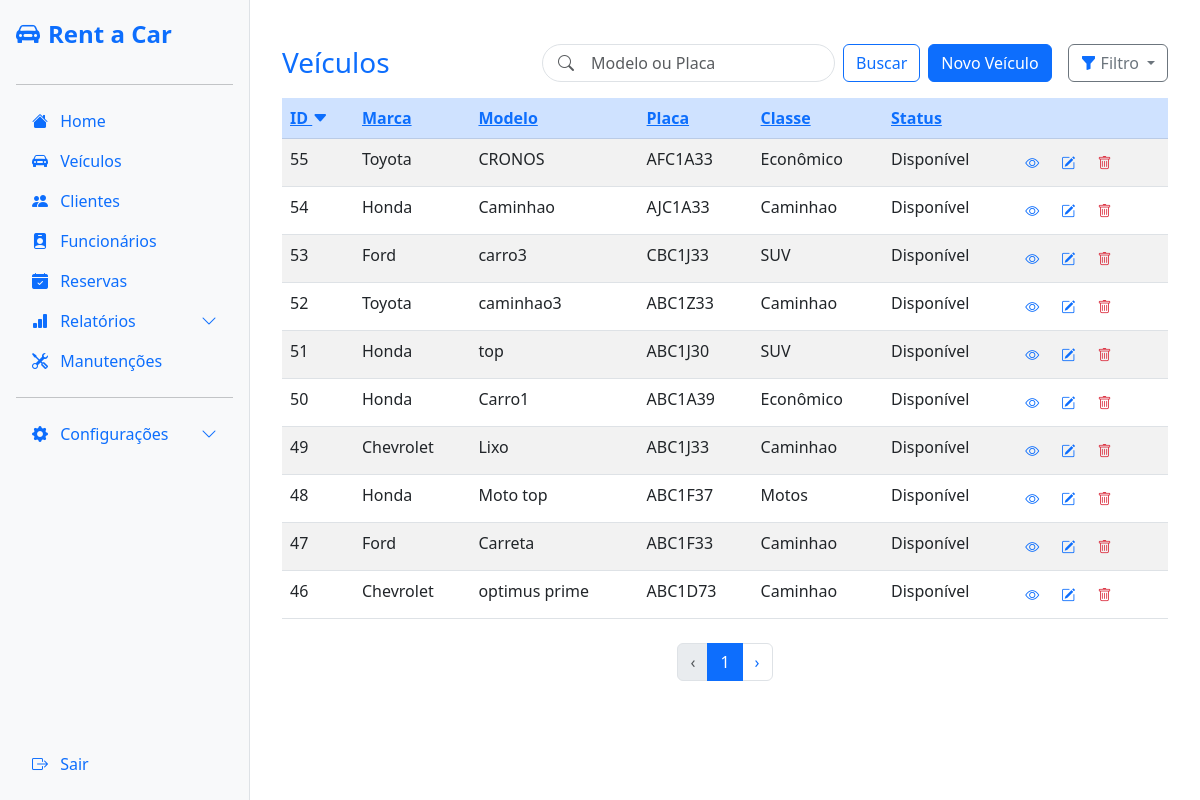
Screenshot of /veiculos/?sort=id&order=desc&search= (signed in) with the database file from the repository.
### vehicles/models.py (models this page shows, shortened)
class Vehicle(models.Model):
    vehicle_type = models.CharField(max_length=10, choices=VEHICLE_TYPE_CHOICES)
    brand = models.CharField(max_length=20, choices=VEHICLE_BRAND_CHOICES)
    model = models.CharField(max_length=50)
    year = models.IntegerField()
    color = models.CharField(max_length=20)
    km = models.IntegerField()
    status = models.CharField(max_length=20, choices=STATUS_CHOICES, default='available')
    description = models.TextField(blank=True, null=True)
    created_at = models.DateTimeField(auto_now_add=True)
    plate = models.CharField(max_length=7, unique=True, default='')
    vehicle_class = models.ForeignKey(VehicleClass, on_delete=models.PROTECT)
    image = models.ImageField(upload_to='vehicles/images/', blank=True, null=True)

class VehicleClass(models.Model):
    name = models.CharField(max_length=50)
    description = models.TextField(blank=True, null=True)
    daily_price = models.DecimalField(max_digits=10, decimal_places=2)

### vehicles/views.py (the view)
# urls.py: path('veiculos/', views.list_vehicles, name='list_vehicles'),
@login_required
def list_vehicles(request):
    query = request.GET.get('search', '')
    sort = request.GET.get('sort', 'id')
    order = request.GET.get('order', 'asc')
    status = request.GET.get('status', '')
    vehicle_class = request.GET.get('vehicle_class', '')
    sort_field = sort if order == 'asc' else f'-{sort}'
    if query:
        vehicles = Vehicle.objects.filter(plate__icontains=query) | Vehicle.objects.filter(model__icontains=query)
    else:
        vehicles = Vehicle.objects.all()
    if status:
        vehicles = vehicles.filter(status=status)
    if vehicle_class:
        vehicles = vehicles.filter(vehicle_class_id=vehicle_class)
    vehicles = vehicles.order_by(sort_field)
    paginator = Paginator(vehicles, 10)
    page_number = request.GET.get('page')
    page_obj = paginator.get_page(page_number)
    count = Vehicle.objects.count()
    dados = {
        'total': count,
        'vehicles': page_obj,
        'query': query,
        'sort': sort,
        'order': order,
        'page_obj': page_obj,
        'vehicle_classes': VehicleClass.objects.all(),
        'status': status,
        'selected_class': vehicle_class,
    }
    return render(request, 'vehicles/list_vehicles.html', dados)

### vehicles/templates/vehicles/list_vehicles.html (shortened to what this page needs)
{% extends "base/base.html" %}
{% block content %}
<div class="container mt-4">
  <div class="d-flex align-items-center justify-content-between mb-3 flex-wrap">
    <h3 class="mb-0 me-3 text-primary">Veículos</h3>
    <div class="d-flex ms-auto">
     <form class="form-inline d-flex" method="get" style="min-width: 320px; max-width: 500px">
  <div class="position-relative w-100 me-2">
    <input
      class="form-control ps-5 rounded-pill"
      type="search"
      placeholder="Modelo ou Placa"
      aria-label="Buscar"
      name="search"
      value="{{ query|default:'' }}"
    />
    <span class="position-absolute top-50 start-0 translate-middle-y ps-3">
      <i class="bi bi-search text-muted"></i>
    </span>
  </div>
  <button class="btn btn-outline-primary me-2" type="submit">Buscar</button>
  </form>
      <a href="{% url 'create_vehicle' %}" class="btn btn-primary me-2">Novo Veículo</a>
    </div>
    <div class="dropdown ms-2">
      <button class="btn btn-outline-secondary dropdown-toggle d-flex align-items-center gap-1" type="button" data-bs-toggle="dropdown" aria-expanded="false">
        <i class="bi bi-funnel-fill text-primary"></i>
        <span>Filtro</span>
      </button>
    </div>
  </div>
  <table class="table table-striped">
<thead class="table-primary">
  <tr>
    <th>
      <a href="?sort=id&order={% if sort == 'id' and order == 'asc' %}desc{% else %}asc{% endif %}&search={{ query|urlencode }}">
        ID {% if sort == 'id' %}<i class="bi bi-caret-{% if order == 'asc' %}up{% else %}down{% endif %}-fill"></i>{% endif %}
      </a>
    </th>
    <th>
      <a href="?sort=brand&order={% if sort == 'brand' and order == 'asc' %}desc{% else %}asc{% endif %}&search={{ query|urlencode }}">
        Marca {% if sort == 'brand' %}<i class="bi bi-caret-{% if order == 'asc' %}up{% else %}down{% endif %}-fill"></i>{% endif %}
      </a>
    </th>
    <th>
      <a href="?sort=model&order={% if sort == 'model' and order == 'asc' %}desc{% else %}asc{% endif %}&search={{ query|urlencode }}">
        Modelo {% if sort == 'model' %}<i class="bi bi-caret-{% if order == 'asc' %}up{% else %}down{% endif %}-fill"></i>{% endif %}
      </a>
    </th>
    <th>
      <a href="?sort=plate&order={% if sort == 'plate' and order == 'asc' %}desc{% else %}asc{% endif %}&search={{ query|urlencode }}">
        Placa {% if sort == 'plate' %}<i class="bi bi-caret-{% if order == 'asc' %}up{% else %}down{% endif %}-fill"></i>{% endif %}
      </a>
    </th>
    <th>
      <a href="?sort=vehicle_class__name&order={% if sort == 'vehicle_class__name' and order == 'asc' %}desc{% else %}asc{% endif %}&search={{ query|urlencode }}">
        Classe {% if sort == 'vehicle_class__name' %}<i class="bi bi-caret-{% if order == 'asc' %}up{% else %}down{% endif %}-fill"></i>{% endif %}
      </a>
    </th>
    <th>
      <a href="?sort=status&order={% if sort == 'status' and order == 'asc' %}desc{% else %}asc{% endif %}&search={{ query|urlencode }}">
        Status {% if sort == 'status' %}<i class="bi bi-caret-{% if order == 'asc' %}up{% else %}down{% endif %}-fill"></i>{% endif %}
      </a>
    </th>
    <th></th>
  </tr>
</thead>
    <tbody>
      {% for vehicle in vehicles %}
      <tr>
        <td>{{ vehicle.id }}</td>
        <td>{{ vehicle.brand|title }}</td>
        <td>{{ vehicle.model }}</td>
        <td>{{ vehicle.plate }}</td>
        <td>{{ vehicle.vehicle_class.name }}</td>
        <td>{{ vehicle.get_status_display|title }}</td>
        <td>
          <a href="{% url 'vehicle_detail' vehicle.id %}" class="btn btn-sm" title="Visualizar">
            <i class="bi bi-eye text-primary"></i>
          </a>
          <a href="{% url 'update_vehicle' vehicle.id %}" class="btn btn-sm" title="Editar">
            <i class="bi bi-pencil-square text-primary"></i>
          </a>
          <button type="button" class="btn btn-sm" data-bs-toggle="modal" data-bs-target="#deleteModal{{ vehicle.id }}" title="Excluir">
            <i class="bi bi-trash text-danger"></i>
          </button>
        </td>
      </tr>
      {% empty %}
      <tr>
        <td colspan="7" class="text-center">Nenhum veículo encontrado.</td>
      </tr>
      {% endfor %}
    </tbody>
  </table>
  <nav aria-label="Paginacao" class="mt-4">
    <ul class="pagination justify-content-center">
      {% if vehicles.has_previous %}
      <li class="page-item">
        <a class="page-link" href="?page={{ vehicles.previous_page_number }}&sort={{ sort }}&order={{ order }}&search={{ query|urlencode }}" aria-label="Anterior">‹</a>
      </li>
      {% else %}
      <li class="page-item disabled"><span class="page-link">‹</span></li>
      {% endif %}
      <li class="page-item active"><span class="page-link">{{ vehicles.number }}</span></li>
      {% if vehicles.has_next %}
      <li class="page-item">
        <a class="page-link" href="?page={{ vehicles.next_page_number }}&sort={{ sort }}&order={{ order }}&search={{ query|urlencode }}" aria-label="Próxima">›</a>
      </li>
      {% else %}
      <li class="page-item disabled"><span class="page-link">›</span></li>
      {% endif %}
    </ul>
  </nav>
</div>
{% endblock %}

### rows the page displays
Vehicle: id "55", brand "Toyota", model "CRONOS", plate "AFC1A33", vehicle_class.name "Econômico", status "Disponível"
Vehicle: id "54", brand "Honda", model "Caminhao", plate "AJC1A33", vehicle_class.name "Caminhao", status "Disponível"
Vehicle: id "53", brand "Ford", model "carro3", plate "CBC1J33", vehicle_class.name "SUV", status "Disponível"
Vehicle: id "52", brand "Toyota", model "caminhao3", plate "ABC1Z33", vehicle_class.name "Caminhao", status "Disponível"
Vehicle: id "51", brand "Honda", model "top", plate "ABC1J30", vehicle_class.name "SUV", status "Disponível"
Vehicle: id "50", brand "Honda", model "Carro1", plate "ABC1A39", vehicle_class.name "Econômico", status "Disponível"
Vehicle: id "49", brand "Chevrolet", model "Lixo", plate "ABC1J33", vehicle_class.name "Caminhao", status "Disponível"
Vehicle: id "48", brand "Honda", model "Moto top", plate "ABC1F37", vehicle_class.name "Motos", status "Disponível"
Vehicle: id "47", brand "Ford", model "Carreta", plate "ABC1F33", vehicle_class.name "Caminhao", status "Disponível"
Vehicle: id "46", brand "Chevrolet", model "optimus prime", plate "ABC1D73", vehicle_class.name "Caminhao", status "Disponível"

### other values shown
{{ vehicles.number }} "1"
